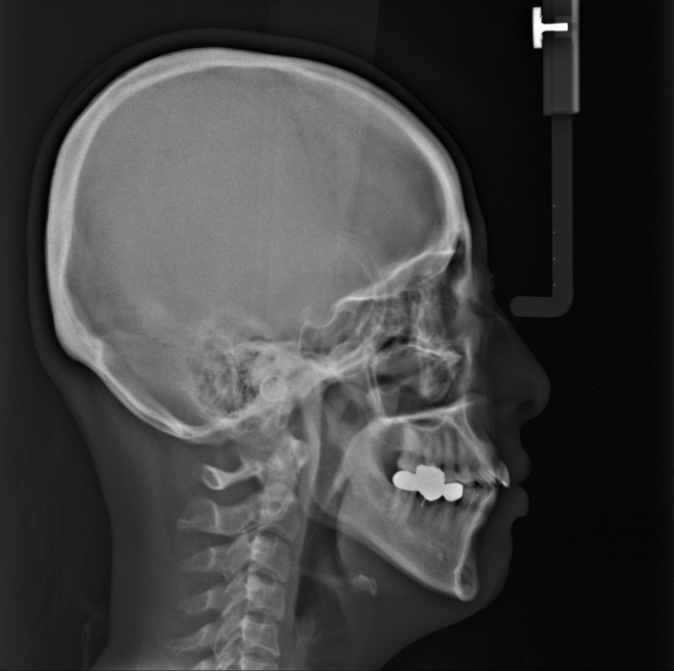
#> input picture 2021_Medical_VR/2_ImageProcessing/x-ray.jpg, 2020 x 2013 px (shown at 1/3 size)
$ python 7_sobel.py
#> lines starting #> are read from the running program, lines starting #| are printed output that depends on the picture
import matplotlib.pyplot as plt
from skimage.io import imread, imshow
from skimage.filters import sobel_v, sobel_h, sobel

image = imread('x-ray.jpg', as_gray=True)
#> image is the input picture: shape (2013, 2020) float64; min 0, max 1, mean 0.249
image_sobel_h = sobel_h(image)
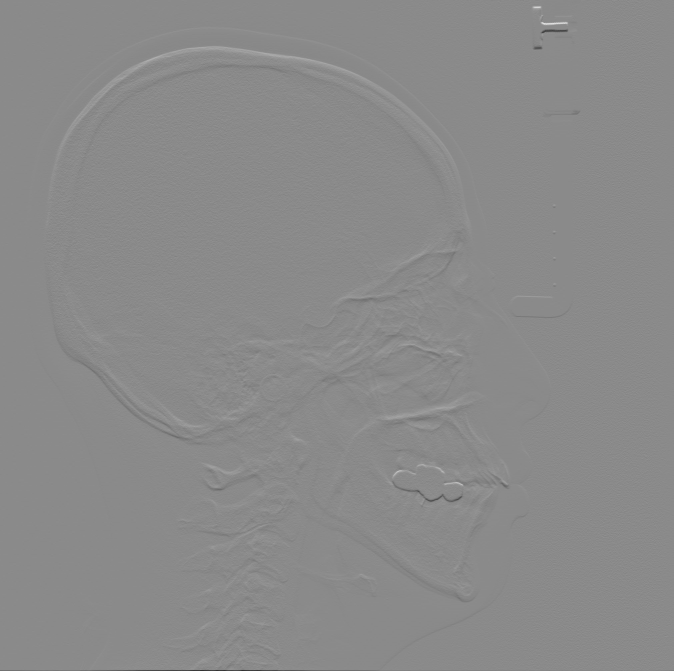
#> image_sobel_h: shape (2013, 2020) float64 (shown at 1/3 size); min -0.572, max 0.478, mean -7.98e-05; drawn with min black and max white
image_sobel_v = sobel_v(image)
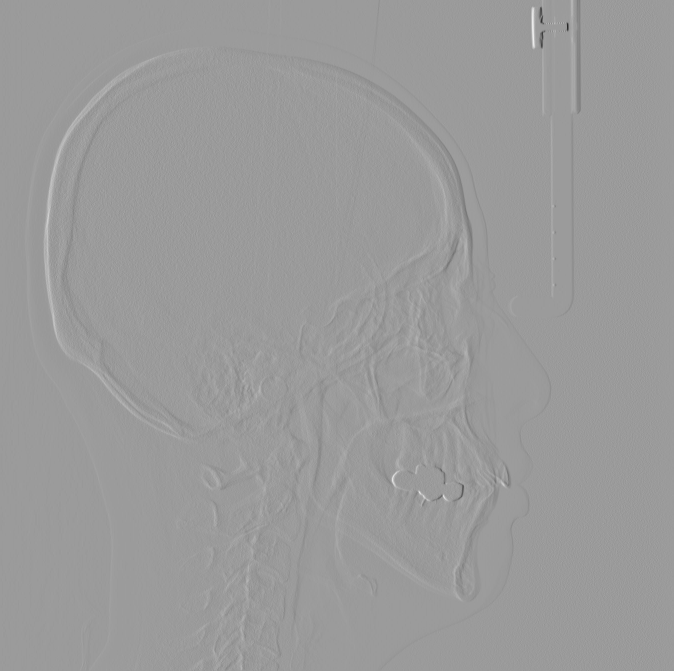
#> image_sobel_v: shape (2013, 2020) float64 (shown at 1/3 size); min -0.506, max 0.325, mean -6.94e-05; drawn with min black and max white
image_sobel = sobel(image)
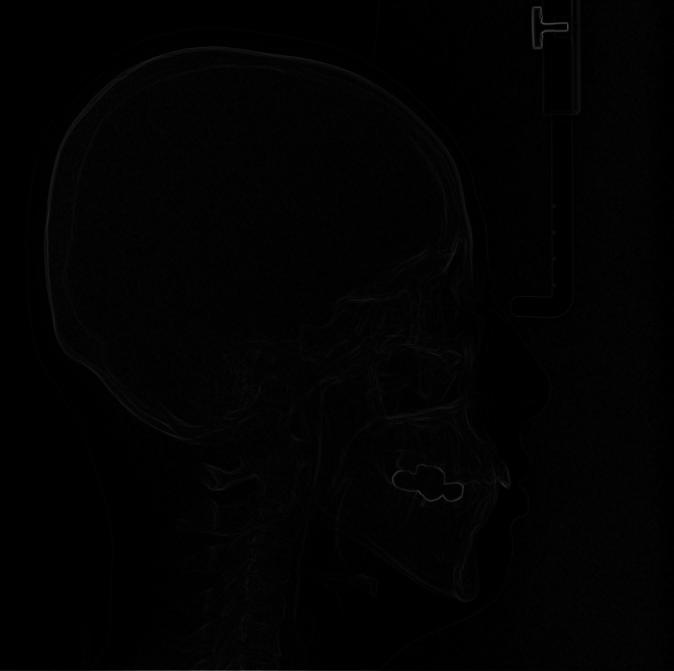
#> image_sobel: shape (2013, 2020) float64 (shown at 1/3 size); min 0, max 0.404, mean 0.0103

#plotting images
plt.subplot(221), imshow(image)
plt.title('Original Image')
plt.subplot(222), imshow(image_sobel)
plt.title('Sobel Filter')
plt.subplot(223), imshow(image_sobel_h)
plt.title('Horizontal Edge')
plt.subplot(224), imshow(image_sobel_v)
plt.title('Vertical Edge')

plt.show()
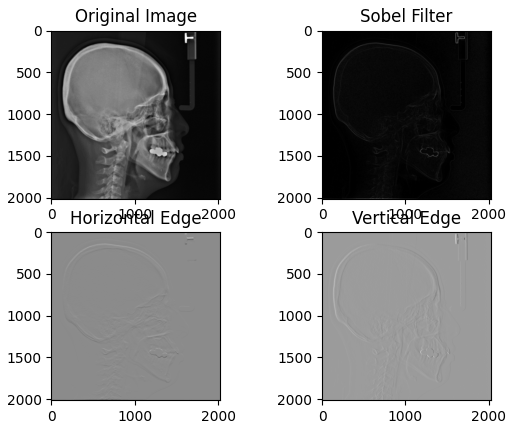
#> figure drawn by matplotlib, 4 panels

$ run again, with 2021_Medical_VR/2_ImageProcessing/dog2.jpg copied over 2021_Medical_VR/2_ImageProcessing/x-ray.jpg
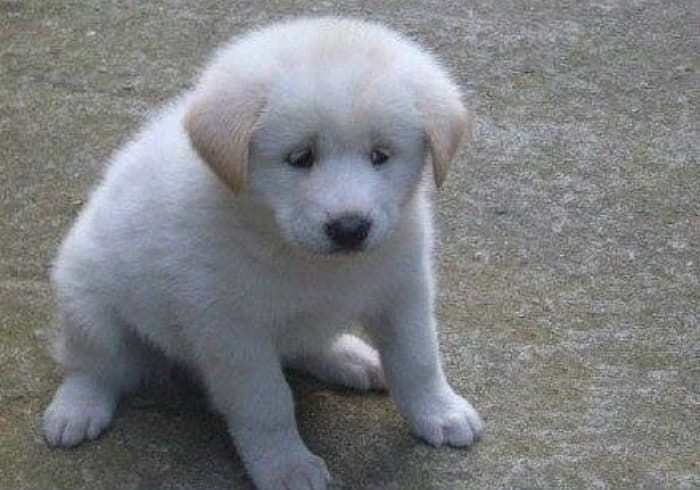
#> input picture 2021_Medical_VR/2_ImageProcessing/dog2.jpg, 700 x 490 px
#> `image_sobel_v = sobel_v(image)`:
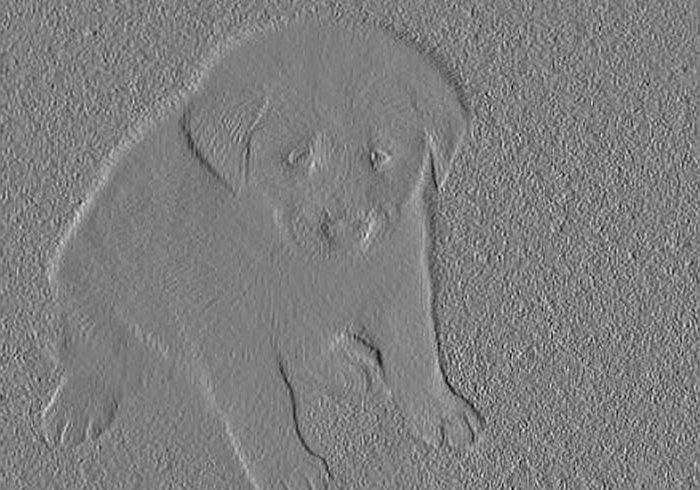
#> image_sobel_v: shape (490, 700) float64; min -0.27, max 0.273, mean 0.000102; drawn with min black and max white
#> `image_sobel = sobel(image)`:
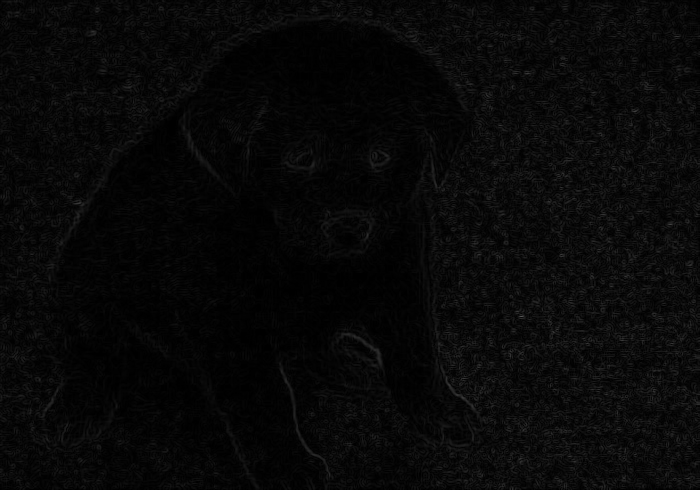
#> image_sobel: shape (490, 700) float64; min 0, max 0.347, mean 0.0329
